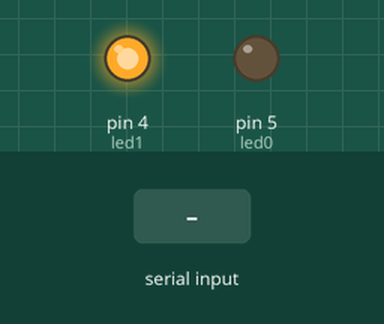
The sketch below on a simulated Arduino Uno, built with avr-gcc and run on an emulated ATmega328P. Parts: output pins drawn as LEDs (lit = HIGH). Inputs (shaded band) come from the test bench.

Above: at 1.2 s.
1.3 s: byte 90 received over Serial
At 1.6 s:
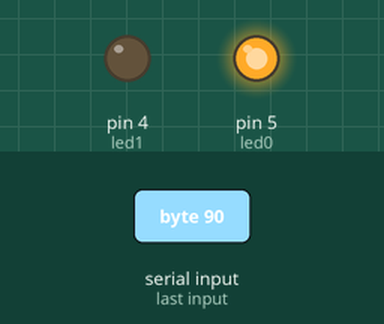
Timing chart, 0 to 4.8 s (numbered marks = the images above; inputs shaded):
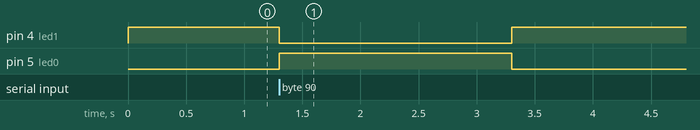

The sketch:

pneumatic_relay.ino
```cpp
int incomingByte = 0;   // for incoming serial data

// port 1 - 5, port 2 - 4, port 3 - 3, port 4 - 2

const int led0 = 5;  //port 1
const int led1 = 4;  //port 2

int qt = 2000;

void setup() {
        Serial.begin(9600);     // opens serial port, sets data rate to 9600 bps
        pinMode(led0,OUTPUT);
        pinMode(led1,OUTPUT);
        digitalWrite(led0,LOW);
        digitalWrite(led1,HIGH);
}
void loop()
{
        // send data only when you receive data:
        if (Serial.available() > 0)
        {
          // read the incoming byte:
          incomingByte = Serial.read();

          if( incomingByte > 48)
          {
            digitalWrite(led0,LOW);
          }

          if( incomingByte > 49)
          {
            digitalWrite(led0,HIGH);
            digitalWrite(led1,LOW);
            delay(qt);
            digitalWrite(led1,HIGH);
            digitalWrite(led0,LOW);
          }
        }
}
```

Measured:
- after the input at 1.3 s, pin 4 (led1): HIGH → LOW at once, → HIGH 2.0 s later; pin 5 (led0): LOW → HIGH at once, → LOW 2.0 s later
